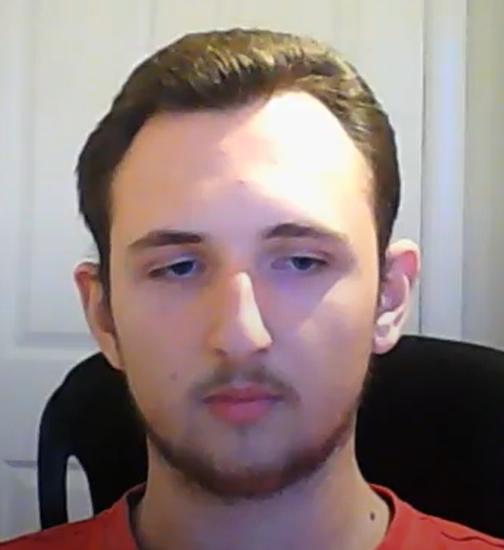
//> input picture kamil.png, 504 x 550 px
$ ./opencv-test   (built with g++ and OpenCV 4)
//> lines starting //> are read from the running program, lines starting //| are printed output that depends on the picture
#include <opencv2/core/core.hpp>
#include <opencv2/highgui.hpp>
#include <opencv2/imgproc/imgproc.hpp>

#include <iostream>

using namespace cv;
using namespace std;

int main() {

	try {
		string img_path = "./kamil.png";

		Mat image = imread(img_path, IMREAD_COLOR);
//> image is the input picture: 550 rows x 504 cols, CV_8UC3; mean B, G, R 127.2, 129, 145.4
		Mat image2;
		image.copyTo(image2);

		cvtColor(image2, image2, COLOR_RGB2GRAY);
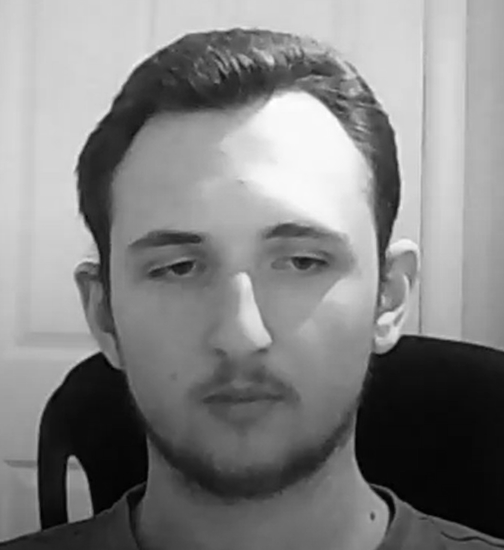
//> image2: 550 rows x 504 cols, CV_8UC1; min 0, max 255, mean 130.3

		Mat dst;
		equalizeHist(image2, dst);
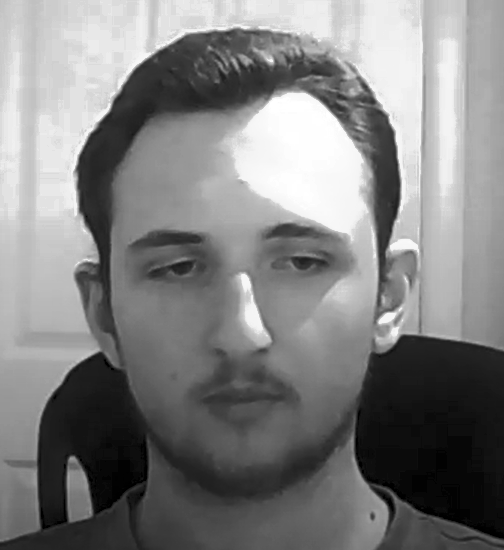
//> dst: 550 rows x 504 cols, CV_8UC1; min 0, max 255, mean 128.4

		imshow("Source Image", image);
		imshow("Grayscaled", image2);

		imshow("Histogram Equalized Image", dst);

		waitKey(0);
		destroyAllWindows();

	}
	catch (cv::Exception& e) {
		cerr << e.msg << endl;
	}

	return 0;

}
